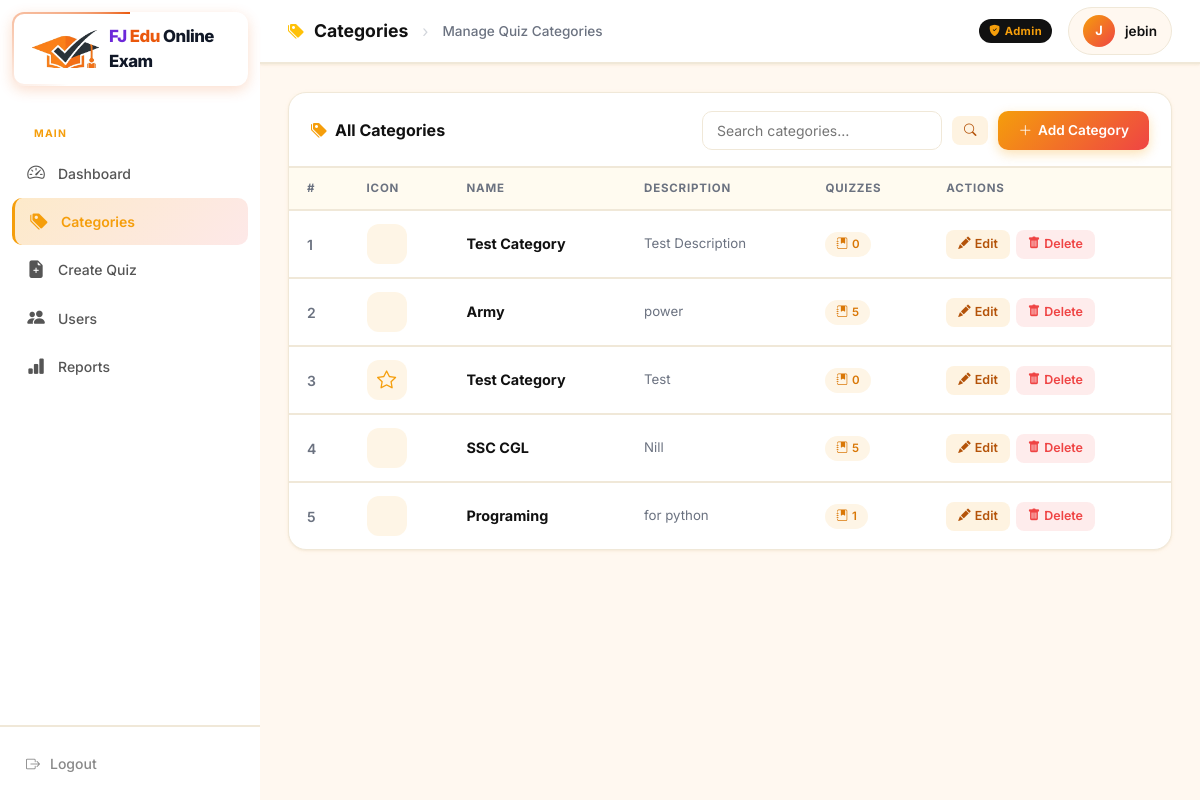
The page /admin-dashboard/categories/ (signed in) on the database its author committed.
### quiz/models.py (models this page shows, shortened)
class Category(models.Model):
    name = models.CharField(max_length=255)
    description = models.TextField(blank=True)
    icon = models.CharField(max_length=100, default='fa-graduation-cap', help_text="FontAwesome icon class name")
    class Meta:
        verbose_name_plural = "Categories"
        ordering = ['name']

### quiz/views.py (the view)
# urls.py: path('admin-dashboard/categories/', views.admin_categories_list, name='admin_categories_list'),
@user_passes_test(is_admin)
def admin_categories_list(request):
    categories = Category.objects.annotate(num_quizzes=Count('quizzes'))
    search_query = request.GET.get('search', '')
    if search_query:
        categories = categories.filter(name__icontains=search_query)
    return render(request, 'quiz/admin_categories_list.html', {'categories': categories, 'search_query': search_query})

### quiz/views.py (called while the page is built)
def is_admin(user):
    return user.is_authenticated and (user.is_staff or user.is_superuser)

### quiz/templates/quiz/admin_categories_list.html (shortened to what this page needs)
{% load static %}
<!DOCTYPE html>
<html lang="en">
<head>
  <link href="https://cdn.jsdelivr.net/npm/bootstrap@5.3.2/dist/css/bootstrap.min.css" rel="stylesheet">
  <link rel="stylesheet" href="https://cdn.jsdelivr.net/npm/bootstrap-icons@1.11.3/font/bootstrap-icons.min.css">
</head>
<body>
  <aside class="sidebar">
    <div class="sidebar-brand animated-brand-border" style="padding: 12px 20px; display: flex; align-items: center; gap: 10px;  border-radius: 12px; margin: 12px; background: #fff;">
      <img src="{% static 'quiz/images/logo_icon.png' %}" alt="FJ Edu Online Exam Icon" style="height: 38px; width: auto; object-fit: contain;">
      <div style="font-size: 1.05rem; font-weight: 800; color: var(--black); letter-spacing: -0.5px;"><span style="color: #6d28d9;">FJ</span> <span style="color: var(--orange, #ea580c);">Edu</span> <span style="color: #111827;">Online Exam</span></div>
    </div>
    <nav class="sidebar-nav">
      <div class="sidebar-section-label">Main</div>
      <a href="{% url 'quiz:admin_dashboard' %}">
        <i class="bi bi-speedometer2"></i> <span>Dashboard</span>
      </a>
      <a href="{% url 'quiz:admin_categories_list' %}" class="active">
        <i class="bi bi-tags-fill"></i> <span>Categories</span>
      </a>
      <a href="{% url 'quiz:admin_add_quiz' %}">
        <i class="bi bi-file-earmark-plus-fill"></i> <span>Create Quiz</span>
      </a>
      <a href="{% url 'quiz:admin_users_list' %}">
        <i class="bi bi-people-fill"></i> <span>Users</span>
      </a>
      <a href="{% url 'quiz:admin_reports' %}">
        <i class="bi bi-bar-chart-fill"></i> <span>Reports</span>
      </a>
    </nav>
    <div class="sidebar-footer">
      <a href="{% url 'quiz:logout' %}">
        <i class="bi bi-box-arrow-right"></i> <span>Logout</span>
      </a>
    </div>
  </aside>
  <div class="main-wrapper">
    <header class="topbar">
      <div class="topbar-left">
        <i class="bi bi-tags-fill text-warning"></i>
        <h4>Categories</h4>
        <span style="margin:0 4px;color:#d1d5db;">›</span>
        <span style="font-size:.85rem;color:var(--text-muted);font-weight:500;">Manage Quiz Categories</span>
      </div>
      <div class="topbar-right">
        <span class="topbar-badge"><i class="bi bi-shield-fill-check me-1"></i>Admin</span>
        <div class="topbar-admin">
          <div class="avatar">{{ request.user.username|first|upper }}</div>
          <span>{{ request.user.username }}</span>
        </div>
      </div>
    </header>
    <main class="content-area">
      <div class="section-card">
        <div class="section-card-header">
          <h5><i class="bi bi-tags-fill"></i> All Categories</h5>
          <div style="display:flex;gap:10px;align-items:center;flex-wrap:wrap;">
            <form method="get" class="search-bar">
              <input type="text" name="search" placeholder="Search categories…" value="{{ search_query }}" id="cat-search-input">
              <button type="submit" class="tbl-action-btn btn-edit" id="btn-cat-search"><i class="bi bi-search"></i></button>
            </form>
            <a href="{% url 'quiz:admin_add_category' %}" class="btn-primary-cta" id="btn-add-category">
              <i class="bi bi-plus-lg"></i> Add Category
            </a>
          </div>
        </div>
        <div>
          {% if categories %}
          <table class="dash-table">
            <thead>
              <tr>
                <th>#</th>
                <th>Icon</th>
                <th>Name</th>
                <th>Description</th>
                <th>Quizzes</th>
                <th>Actions</th>
              </tr>
            </thead>
            <tbody>
              {% for cat in categories %}
              <tr>
                <td style="color:var(--text-muted);font-weight:600;">{{ forloop.counter }}</td>
                <td>
                  <div class="icon-preview">
                    <i class="fa-solid {{ cat.icon }}"></i>
                  </div>
                </td>
                <td>
                  <div style="font-weight:700;font-size:.9rem;">{{ cat.name }}</div>
                </td>
                <td style="max-width:280px;color:var(--text-muted);font-size:.83rem;">
                  {{ cat.description|default:"—"|truncatechars:70 }}
                </td>
                <td>
                  <span class="badge-pill badge-count">
                    <i class="bi bi-journal-bookmark-fill"></i> {{ cat.num_quizzes }}
                  </span>
                </td>
                <td>
                  <div style="display:flex;gap:6px;flex-wrap:wrap;">
                    <a href="{% url 'quiz:admin_edit_category' cat.id %}" class="tbl-action-btn btn-edit" id="btn-edit-cat-{{ cat.id }}">
                      <i class="bi bi-pencil-fill"></i> Edit
                    </a>
                    <form method="post" action="{% url 'quiz:admin_delete_category' cat.id %}" style="display:inline;" onsubmit="return confirm('Delete category \'{{ cat.name }}\'? This cannot be undone.');">
                      <button type="submit" class="tbl-action-btn btn-del" id="btn-del-cat-{{ cat.id }}">
                        <i class="bi bi-trash-fill"></i> Delete
                      </button>
                    </form>
                  </div>
                </td>
              </tr>
              {% endfor %}
            </tbody>
          </table>
          {% else %}
          <div class="empty-state">
            <i class="bi bi-tags"></i>
            <p>No categories found. <a href="{% url 'quiz:admin_add_category' %}" style="color:var(--accent);">Create your first category →</a></p>
          </div>
          {% endif %}
        </div>
      </div>
    </main>
  </div>
</body>
</html>

### rows shown on the page
Category: name "Test Category", description "Test Description", num_quizzes "0"
Category: name "Army", description "power", num_quizzes "5"
Category: name "Test Category", description "Test", num_quizzes "0"
Category: name "SSC CGL", description "Nill", num_quizzes "5"
Category: name "Programing", description "for python", num_quizzes "1"

### other values the page prints
{{ request.user.username|first|upper }} "J"
{{ request.user.username }} "jebin"
